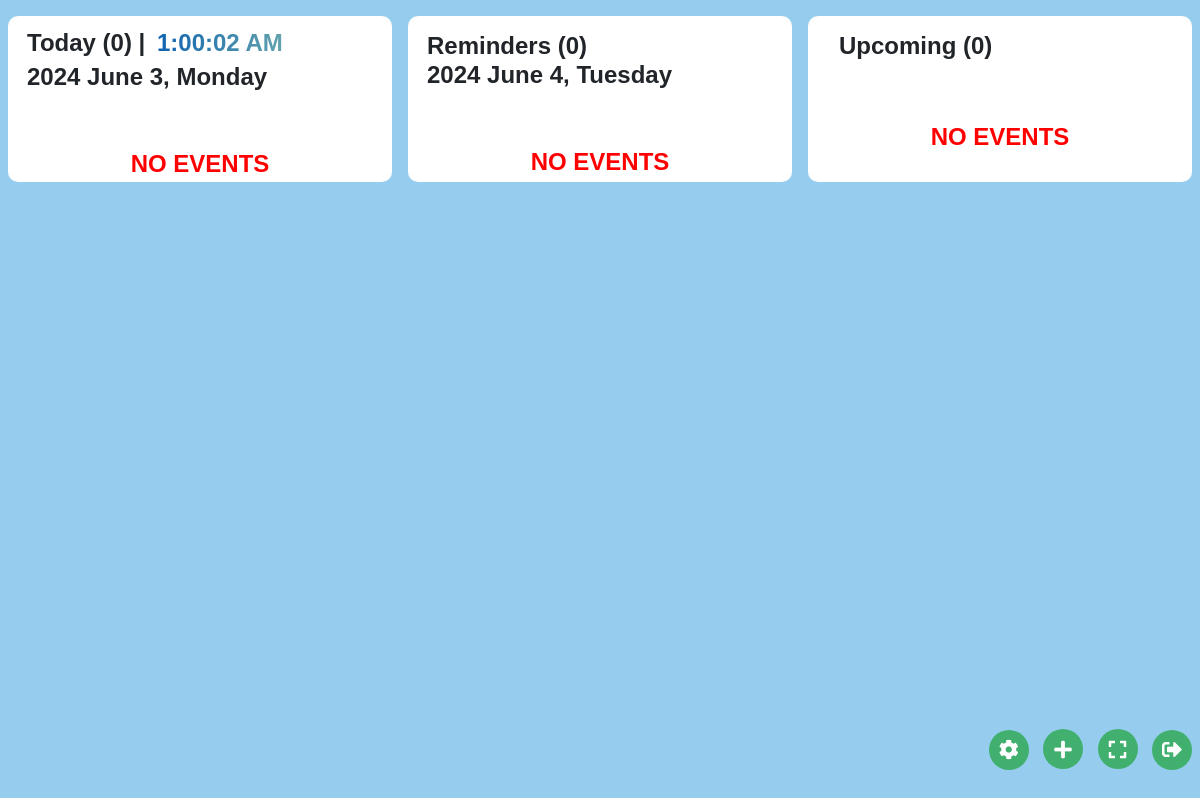
Before: /views/sched.php (signed in) with the older database file.
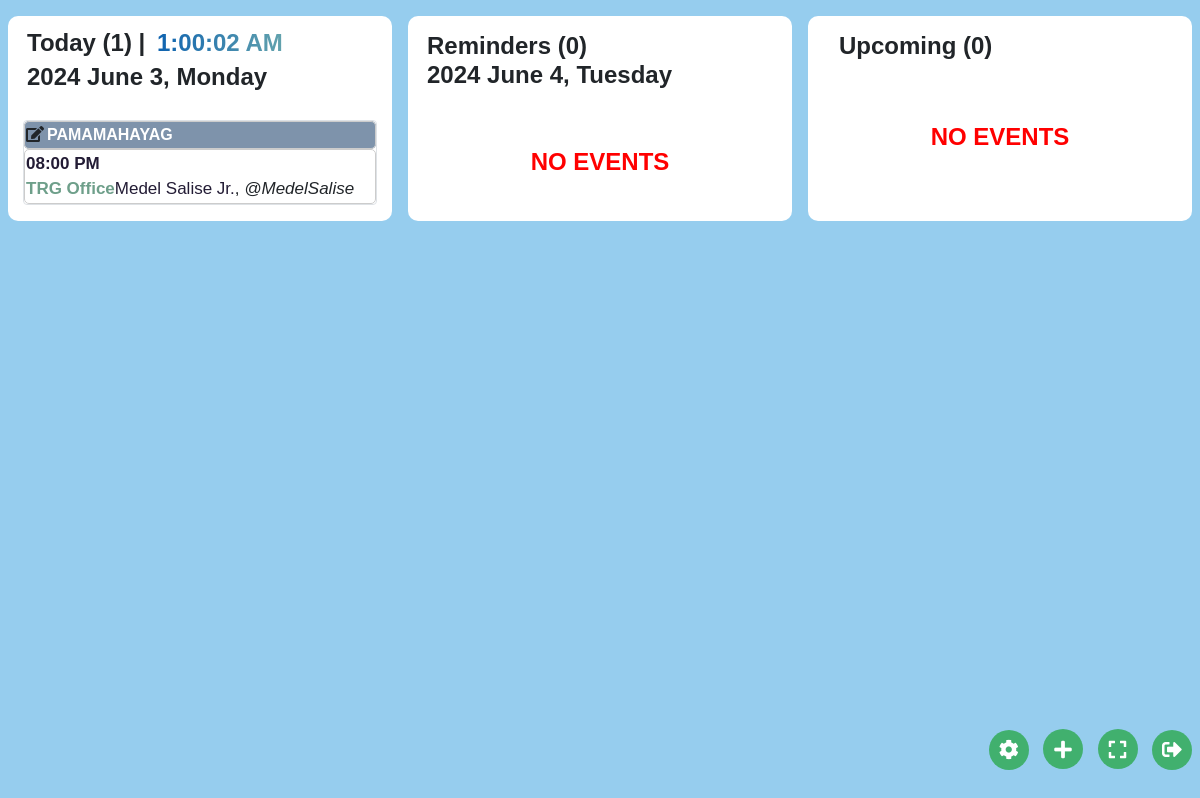
After: the same page with the newer database file.
### tables this page shows
CREATE TABLE `events` (
  `id` int(11) NOT NULL,
  `event_name` varchar(150) DEFAULT NULL,
  `title` varchar(100) DEFAULT NULL,
  `incharge` varchar(100) DEFAULT NULL,
  `contact_number` varchar(25) DEFAULT NULL,
  `host` varchar(100) DEFAULT NULL,
  `date` date DEFAULT NULL,
  `time` time DEFAULT NULL,
  `start_time` time DEFAULT NULL,
  `end_time` time DEFAULT NULL,
  `location` varchar(100) DEFAULT NULL,
  `district` varchar(255) DEFAULT NULL,
  `goals` text DEFAULT NULL,
  `daily_notes` varchar(250) DEFAULT NULL,
  `weeknumber` int(11) DEFAULT NULL,
  `prepared_by` varchar(50) DEFAULT NULL,
  `submitted_by` varchar(50) DEFAULT NULL,
  `event_type` int(2) DEFAULT NULL,
  `details` varchar(500) DEFAULT NULL,
  `is_display` tinyint(1) DEFAULT NULL
);

### views/sched.php (the view, shortened to what the changed rows need)
<?php
include '../databases/connection/db.php';
?>
<?php
function outputTableHeader($eventName) {
    switch ($eventName) {
        default:
            echo '<thead class="table" style="background-color: #7e93ab;" padding:5px;>';
            break;
    }
}
function IconForEvent($eventId)
{
    if ($_SESSION['role'] != 3)
    {
        echo '<i class="fas fa-edit" id="edit-event" style="margin-right:3px; cursor:pointer;" data-toggle="modal" data-target="#EventEditModal" data-event-id=' . $eventId . '></i>';
    }
}
function VenueColorCoding($venue)
{
    switch($venue)
    {
        default:
            return '<b><a href="#" style="color: #6e9f8a;">TRG Office</a></b>';
    }
}
?>
<!DOCTYPE html>
<html lang="en">
<head>
    <link href="https://stackpath.bootstrapcdn.com/bootstrap/4.5.2/css/bootstrap.min.css" rel="stylesheet">
    <link rel="stylesheet" href="https://cdnjs.cloudflare.com/ajax/libs/font-awesome/5.15.1/css/all.min.css">
</head>
<body>
<div id="sched_event">
  <div class="d-flex mt-2">
    <div class="container mt-2 ml-2 mr-2 custom-border" id="custom-container1">
    <?php
    $today = date("Y-m-d");
    if($_SESSION['role'] == 1 || $_SESSION['role'] == 3)
    {
   $current_url = $_SERVER['REQUEST_URI'];
   if (strpos($current_url, 'sectionid') !== false) {
    $sectionid = $_GET['sectionid'];
    $today_query = "SELECT *,e.id as event_id FROM events e
    INNER JOIN user u ON u.id = e.prepared_by
    WHERE  event_type = 1 AND date = '$today' AND e.prepared_by NOT IN(14, 40)
    AND u.section = '$sectionid'
    ORDER BY time ASC";
   }
   else{
    $today_query = "SELECT *,e.id as event_id FROM events e
    INNER JOIN user u ON u.id = e.prepared_by
    WHERE is_display = 1 AND event_type = 1 AND date = '$today' AND e.prepared_by NOT IN(14, 40)
    ORDER BY time ASC";
   }
    }
    else{
        $today_query = "SELECT *,e.id as event_id FROM events e WHERE e.event_type = 1 AND e.date = '$today' AND e.prepared_by = " . $_SESSION['userid'] . " ORDER BY e.time ASC";
    }
    $today_result = mysqli_query($conn, $today_query);
    $row_count = mysqli_num_rows($today_result);
    $counter = 0;
      $date = date("Y F j, l");
    echo '<h4 class="mb-1 ml-1 mt-2" style="font-weight:bold;">' . ($counter == 0 ? 'Today (' . $row_count . ') | <span id="currentTime" style="background: linear-gradient(90deg, #0B60B0, #66a5ad); -webkit-background-clip: text; -webkit-text-fill-color: transparent; font-weight: bold; background-color: #ffffff; display: inline-block; padding: 5px;"></span><br>' . $date . ' ' : '<p style="color: rgba(0, 0, 0, 0);">Today</p>') . '</h4>';
    echo '<div class="row">';
    while ($row = mysqli_fetch_assoc($today_result)) {
        $eventid = $row['event_id'];
        $eventName = $row['event_name'];
        $title = $row['title'];
        $counter++;
   if ($counter % 5 == 1 || $counter == 1) {
        $numColumns = $row_count <= 5 ? 12 : 6;
        echo '<div class="col-md-' . $numColumns . ' mx-auto mt-4">';
    }
        echo '<table class="table table-bordered rounded table-custom" id="event_table">';
        outputTableHeader($eventName);
        echo '<tr>';
        echo '<th style="padding: 1px;">';
        IconForEvent($eventid);
        echo '<span class="text-white">' . $title . '</span>';
        echo '</th>';
        echo '</tr>';
        echo '</thead>';
        echo '<tbody>';
        $time_12_hour = date("h:i A", strtotime($row['time']));
        $incharge = $row['incharge'];
        $contact_number = $row['contact_number'];
        $location = $row['location'];
        echo '<tr data-event-time="' . $row['time'] . '" data-event-title="' . $title . '">';
        echo '<td style="font-size: 17px;padding: 1px;">';
        if (!in_array($eventName, [1, 2, 5])) {
            echo '<b><span style="color: #231c35;margin-bottom: 0;">' . $time_12_hour . '</span></b><br>';
            echo VenueColorCoding($location);
            }
        $pattern = '/(?:^|\s)(https?:\/\/(?:www\.)?(?:\S+\.)?\S{2,}(?:\S+)?(?:\.[a-z]{2,})?\S*)(?:$|\s)/i';
        $contact_number = preg_replace_callback($pattern, function($matches) {
            $url = $matches[1];
            if (strpos($url, 't.me') !== false) {
                $username = substr($url, strpos($url, 't.me/') + 5);
                return '<a href="' . $url . '" target="_blank">' . $username . '</a>';
            } else {
                $domain = preg_replace('/^https?:\/\/(?:www\.)?|\/.*$/i', '', $url);
                return '<a href="' . $url . '" target="_blank">' . $domain . '</a>';
            }
        }, $contact_number);
        echo '<span style="color: #231c35; font-weight: 500;">' . $incharge . '</span>, <i>' . $contact_number . '</i><br>';
        echo '</td>';
        echo '</tr>';
        echo '</tbody>';
        echo '</table>';
    }
    ?>
</div>
<?php
if ($_SESSION['COUNT_SESSION']===0)
{
    echo '<div class="no-events">NO EVENTS</div>';
}
?>
</div>
<?php
if ($_SESSION['COUNT_SESSION']>0)
{
echo '</div>';
}
?>
    </div>
    </div>
</body>
</html>

Changed rows visible on the page:
now on this page (row edited): events: title "PAMAMAHAYAG", time "08:00 PM", location "TRG Office", incharge "Medel Salise Jr.", contact_number "@MedelSalise"
Other visible differences:
$row_count: "0" → "1"
text no longer shown: "NO EVENTS"
